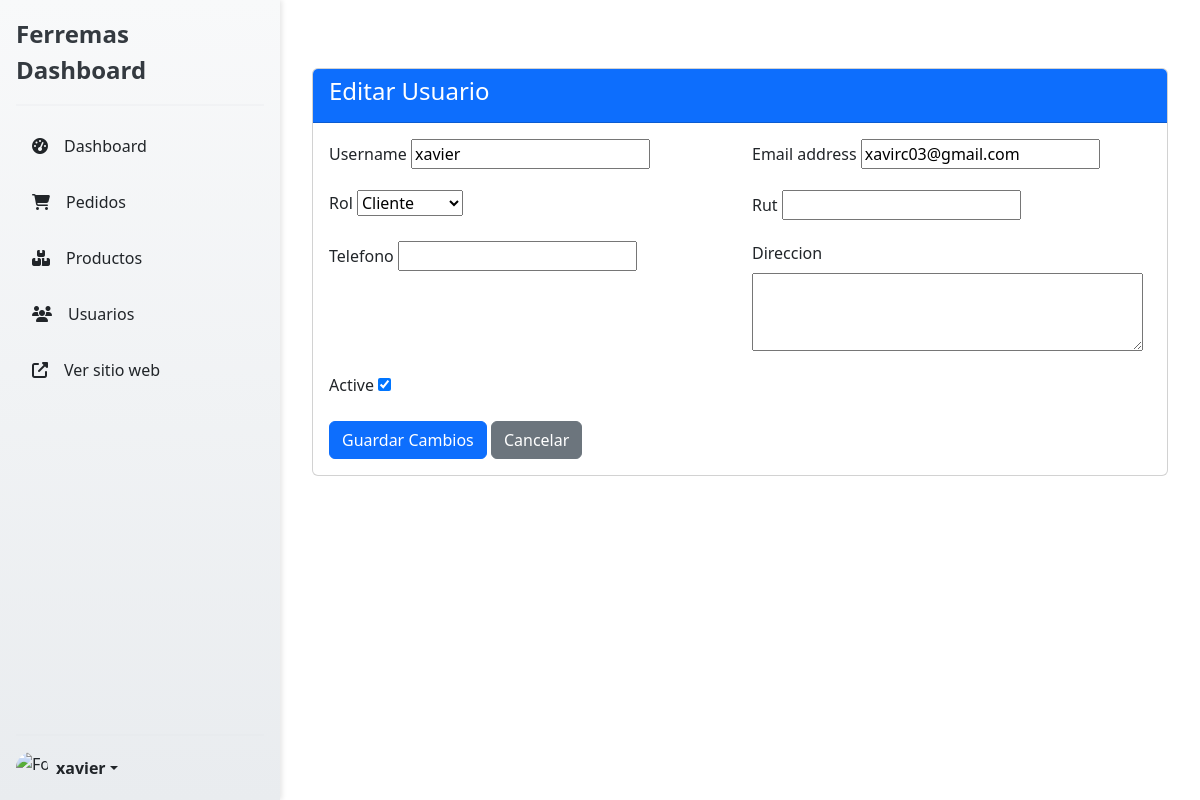
Page /dashboard/users/edit/1/ (signed in) on the committed database.
### miPaypal/models.py (models this page shows, shortened)
class CustomUser(AbstractUser):
    ROLES = (
        ('cliente', 'Cliente'),
        ('bodeguero', 'Bodeguero'),
        ('contador', 'Contador'),
        ('vendedor', 'Vendedor'),
    )
    rut = models.CharField(max_length=12, blank=True, null=True)
    telefono = models.CharField(max_length=15, blank=True, null=True)
    direccion = models.TextField(blank=True, null=True)
    rol = models.CharField(max_length=10, choices=ROLES, default='cliente')

### ecommerce/views.py (the view)
# urls.py: path('dashboard/users/edit/<int:user_id>/', edit_user, name='edit-user'),
@admin_required
def edit_user(request, user_id):
    user = get_object_or_404(CustomUser, id=user_id)
    if request.method == 'POST':
        form = UserEditForm(request.POST, instance=user)
        if form.is_valid():
            form.save()
            messages.success(request, 'Usuario actualizado correctamente')
            return redirect('list-user')  # Cambiado a 'list-user' para consistencia
    else:
        form = UserEditForm(instance=user)
    return render(request, 'dashboard-panel/crud-users/edit-user.html', {'form': form})

### miPaypal/forms.py
class UserEditForm(forms.ModelForm):
    class Meta:
        model = CustomUser
        fields = ['username', 'email', 'rol', 'rut', 'telefono', 'direccion', 'is_active']
        widgets = {
            'direccion': forms.Textarea(attrs={'rows': 3}),
        }

### ecommerce/templates/dashboard-panel/crud-users/edit-user.html (shortened to what this page needs)
{% extends 'dashboard-panel/dashboard.html' %}
{% load static %}
{% block content %}
<div class="container mt-5">
    <div class="card">
        <div class="card-header bg-primary text-white">
            <h4>Editar Usuario</h4>
        </div>
        <div class="card-body">
            <form method="POST">
                <div class="row">
                    {% for field in form %}
                    <div class="col-md-6 mb-3">
                        <label class="form-label">{{ field.label }}</label>
                        {{ field }}
                    </div>
                    {% endfor %}
                </div>
                <button type="submit" class="btn btn-primary">Guardar Cambios</button>
                <a href="{% url 'list-user' %}" class="btn btn-secondary">Cancelar</a>
            </form>
        </div>
    </div>
</div>
{% endblock %}

### ecommerce/templates/dashboard-panel/dashboard.html (shortened to what this page needs)
{%load static%}
<!DOCTYPE html>
<html lang="es">
<head>
    <link rel="stylesheet" href="{%static 'css/dashboard.css'%}">
    <link href="https://cdn.jsdelivr.net/npm/bootstrap@5.3.7/dist/css/bootstrap.min.css" rel="stylesheet">
    <link rel="stylesheet" href="https://cdnjs.cloudflare.com/ajax/libs/font-awesome/6.4.0/css/all.min.css">
</head>
<body>
    <div class="wrapper">
        <div class="d-flex flex-column flex-shrink-0 p-3 bg-light sidebar" style="width: 280px;">
            <a href="{% url 'dashboard-panel-page' %}" class="d-flex align-items-center mb-3 mb-md-0 me-md-auto link-dark text-decoration-none">
                <span class="fs-4">Ferremas Dashboard</span>
            </a>
            <hr>
            <ul class="nav nav-pills flex-column mb-auto">
                <li class="nav-item">
                    <a href="{% url 'dashboard-panel-page' %}"
                    class="nav-link link-dark {% if request.resolver_match.url_name == 'dashboard-panel-page' %}active{% endif %}">
                        <i class="fas fa-tachometer-alt me-2"></i>Dashboard
                    </a>
                </li>
                <li class="nav-item">
                    <a href=""
                    class="nav-link link-dark {% if request.resolver_match.url_name == 'admin_orders' %}active{% endif %}">
                        <i class="fas fa-shopping-cart me-2"></i>Pedidos
                    </a>
                </li>
                <li class="nav-item">
                    <a href="{% url 'list-products' %}"
                    class="nav-link link-dark {% if request.resolver_match.url_name == 'list-products' %}active{% endif %}">
                        <i class="fas fa-boxes me-2"></i>Productos
                    </a>
                </li>
                <li class="nav-item">
                    <a href="{% url 'list-user' %}"
                    class="nav-link link-dark {% if request.resolver_match.url_name == 'list-user' %}active{% endif %}">
                        <i class="fas fa-users me-2"></i>Usuarios
                    </a>
                </li>
                <li class="nav-item">
                    <a href="{% url 'index-page' %}"
                    class="nav-link link-dark {% if request.resolver_match.url_name == 'home' %}active{% endif %}">
                        <i class="fas fa-external-link-alt me-2"></i>Ver sitio web
                    </a>
                </li>
            </ul>
            <hr>
            <div class="dropdown">
                <a href="#" class="d-flex align-items-center link-dark text-decoration-none dropdown-toggle show"
                id="dropdownUser2" data-bs-toggle="dropdown" aria-expanded="true">
                    {% if user.profile.image %}
                        <img src="{{ user.profile.image.url }}" alt="Foto de perfil" width="32" height="32" class="rounded-circle me-2">
                    {% else %}
                        <img src="{% static 'images/default-profile.png' %}" alt="Foto de perfil" width="32" height="32" class="rounded-circle me-2">
                    {% endif %}
                    <strong>{{ user.username }}</strong>
                </a>
            </div>
        </div>
        <div class="main-content">
            {%block content%}
            {%endblock%}
        </div>
    </div>
</body>
</html>

### ecommerce/static/css/dashboard.css (style rules this page uses)
.sidebar { height: 100vh; width: 280px; padding: 1.5rem; background: linear-gradient(to bottom, #f8f9fa, #e9ecef); box-shadow: 2px 0 5px rgba(0, 0, 0, 0.1); }
.sidebar .fs-4 { font-weight: bold; color: #343a40; }
.sidebar hr { border-top: 2px solid #dee2e6; }
.sidebar .nav-link { display: flex; align-items: center; gap: 0.5rem; font-weight: 500; color: #495057; border-radius: 0.375rem; padding: 0.75rem 1rem; margin-bottom: 0.5rem; transition: background-color 0.2s ease, color 0.2s ease; }
.sidebar .nav-link svg, .sidebar .nav-link i { color: inherit; transition: color 0.2s ease; }
.sidebar .dropdown-toggle { font-weight: 500; color: #212529; }

### ecommerce/templates/dashboard-panel/crud-users/edit-user.html (style rules this page uses)
.main-content { margin-left: 280px; padding: 20px; }
.sidebar { position: fixed; height: 100%; top: 0; left: 0; }

### rows in the picture
CustomUser: username "xavier", form "xavier" "xavirc03@gmail.com" "Cliente" "☑"

### other values in the picture
{{ field.label }} "Username" "Email address" "Rol" "Rut" "Telefono" "Direccion" "Active"
